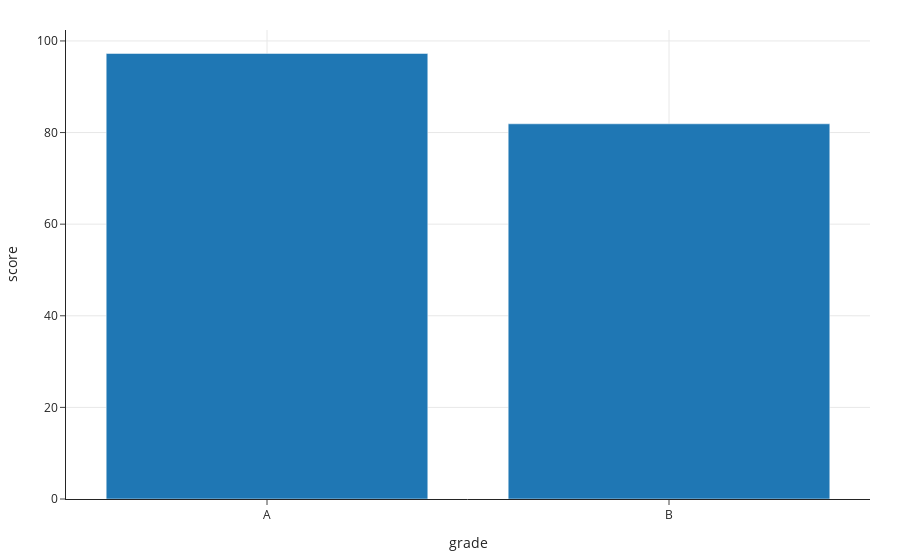

Here is the notebook cell this chart was saved with:
### Code cell
scores = (
    insp[['grade', 'score']]
    .dropna()
    .groupby('grade')
    .mean()
    .reset_index()
)
px.bar(scores, x='grade', y='score')

### Figure 1 — Plotly figure (JSON) as saved in the notebook; plotly's stock layout.template omitted (floating-point values rounded to 4 significant figures)
{"data": [{"alignmentgroup": "True", "hovertemplate": "grade=%{x}<br>score=%{y}<extra></extra>", "legendgroup": "", "marker": {"color": "#1F77B4", "pattern": {"shape": ""}}, "name": "", "offsetgroup": "", "orientation": "v", "showlegend": false, "textposition": "auto", "type": "bar", "x": ["A", "B"], "xaxis": "x", "y": [97.27, 81.91], "yaxis": "y"}], "layout": {"barmode": "relative", "legend": {"tracegroupgap": 0}, "xaxis": {"anchor": "y", "domain": [0, 1], "title": {"text": "grade"}}, "yaxis": {"anchor": "x", "domain": [0, 1], "title": {"text": "score"}}}}
